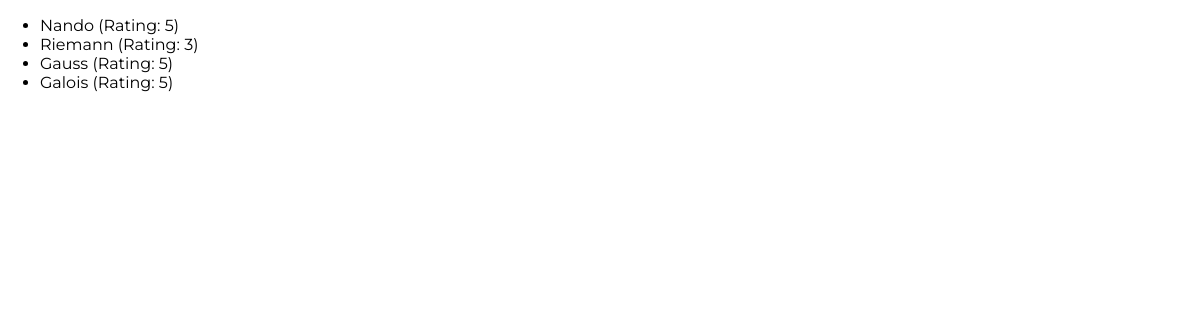
The app's page /reviews, older data.
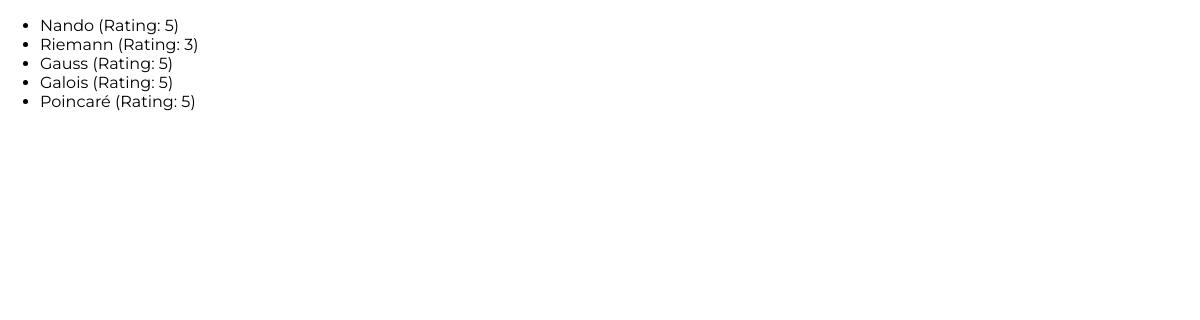
The same page, newer data.
### reviews/models.py (models this page shows)
class Review(models.Model):
    user_name = models.CharField(
        max_length=100,
    )
    review_text = models.TextField()
    rating = models.IntegerField()

### reviews/views.py (the view)
# urls.py: path('reviews', views.ReviewsListView.as_view()),
class ReviewsListView(ListView):
    template_name = 'reviews/review_list.html'
    model = Review
    context_object_name = 'reviews'

### reviews/templates/reviews/review_list.html (shortened to what this page needs)
{% extends 'reviews/base.html' %}
{% block content %}
    <ul>
        {% for review in reviews %}
            <li>{{ review.user_name }} (Rating: {{ review.rating }})</li>
        {% endfor %}
    </ul>
{% endblock %}

### reviews/templates/reviews/base.html (shortened to what this page needs)
{% load static %}
<!DOCTYPE html>
<html lang="en">
    <head>
        <link rel="stylesheet" href="{% static 'reviews/styles.css' %}">
    </head>
    <body>
        {% block content %}{% endblock %}
    <body>
</html>

### reviews/static/reviews/styles.css (style rules this page uses)
body { font-family: "Montserrat", sans-serif; margin: 0; }

Row changes from the older to the newer data that the page shows:
added Review: user_name "Poincaré", rating "5"
